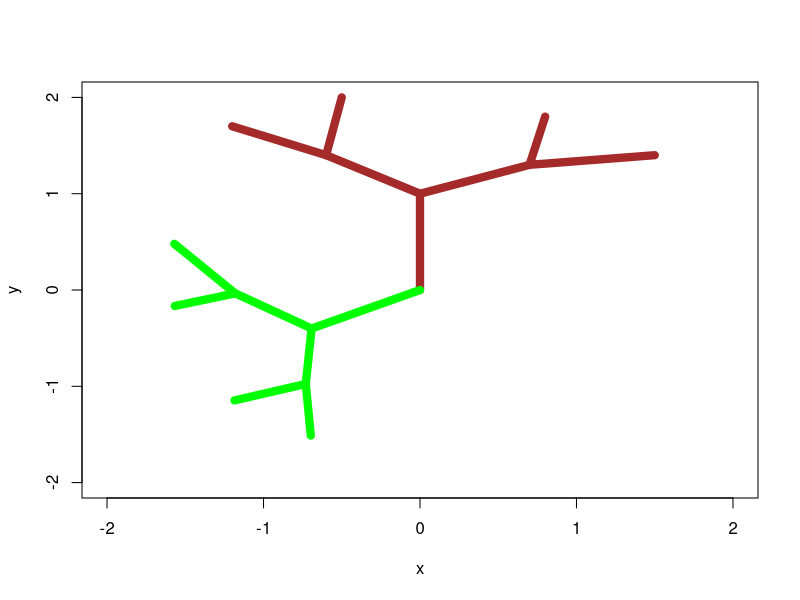

The R source for this figure:
draw_a_tree <- function() { 
  # x-coordinates of nodes in the tree  
  # (NA values creates breaks in the line, 'lifting the pen'): 
  x <- c(0, 0, 0.7, 1.5, NA, 0.7, 0.8, NA, 0, -0.6, -1.2, NA, -0.6, -
           0.5) 
  # y-coordinates: 
  y <- c(0, 1, 1.3, 1.4, NA, 1.3, 1.8, NA, 1.0, 1.4, 1.7, NA, 1.4, 
         2.0) 
  # Plot a brown tree, with thick branches 
  plot(x, y, type='l', col='brown', lwd=8,xlim=c(-2,2), ylim=c(-2,2)) # lwd sets the line thickness 
}

draw_a_tree()
A_scaling <- 0.8*matrix(c(1,0,0,1),2,2) 
theta <- 120/360*2*pi 
A_rotation <- matrix(c(cos(theta),sin(theta),-sin(theta),cos(theta)),2,2) 
A <- A_rotation %*% A_scaling 


draw_a_transformed_tree <-function(m) {
  # x-coordinates of nodes in the tree  
  # (NA values creates breaks in the line, 'lifting the pen'): 
  x <- c(0, 0, 0.7, 1.5, NA, 0.7, 0.8, NA, 0, -0.6, -1.2, NA, -0.6, -0.5) 
  # y-coordinates: 
  y <- c(0, 1, 1.3, 1.4, NA, 1.3, 1.8, NA, 1.0, 1.4, 1.7, NA, 1.4, 2.0) 
  
  # For each vector u =(x[i], y[i]),  
  # calculate the corresponding transformed vector v = A*u, 
  # and put the new coordinates back into the vectors x, y. 
  for (i in 1:length(x)) { 
    # original coordinate vector: 
    u <- c(x[i],y[i]) 
    # transformed vector: 
    v <- m %*% u 
    # replace the original coordinates with the transformed ones: 
    x[i] <- v[1] 
    y[i] <- v[2] 
  } 
  
  # Add a green tree to the current plot 
  lines(x, y, type='l', col='green', lwd=8,xlim=c(-2,2), ylim=c(-2,2)) # lwd sets the line thickness 
} 

draw_a_transformed_tree(A)